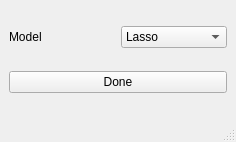
<?xml version="1.0" encoding="UTF-8"?>
<ui version="4.0">
 <class>MainWindow</class>
 <widget class="QMainWindow" name="MainWindow">
  <property name="geometry">
   <rect>
    <x>0</x>
    <y>0</y>
    <width>236</width>
    <height>142</height>
   </rect>
  </property>
  <property name="focusPolicy">
   <enum>Qt::NoFocus</enum>
  </property>
  <property name="windowTitle">
   <string>MainWindow</string>
  </property>
  <widget class="QWidget" name="centralwidget">
   <layout class="QGridLayout" name="gridLayout">
    <item row="0" column="0">
     <widget class="QLabel" name="label">
      <property name="text">
       <string>Model</string>
      </property>
     </widget>
    </item>
    <item row="0" column="1">
     <widget class="QComboBox" name="comboBox">
      <item>
       <property name="text">
        <string>Lasso</string>
       </property>
      </item>
      <item>
       <property name="text">
        <string>Test</string>
       </property>
      </item>
      <item>
       <property name="text">
        <string/>
       </property>
      </item>
     </widget>
    </item>
    <item row="1" column="0" colspan="2">
     <widget class="QPushButton" name="pushButton">
      <property name="text">
       <string>Done</string>
      </property>
     </widget>
    </item>
   </layout>
  </widget>
  <widget class="QMenuBar" name="menubar">
   <property name="geometry">
    <rect>
     <x>0</x>
     <y>0</y>
     <width>236</width>
     <height>26</height>
    </rect>
   </property>
  </widget>
  <widget class="QStatusBar" name="statusbar"/>
 </widget>
 <resources/>
 <connections/>
</ui>
